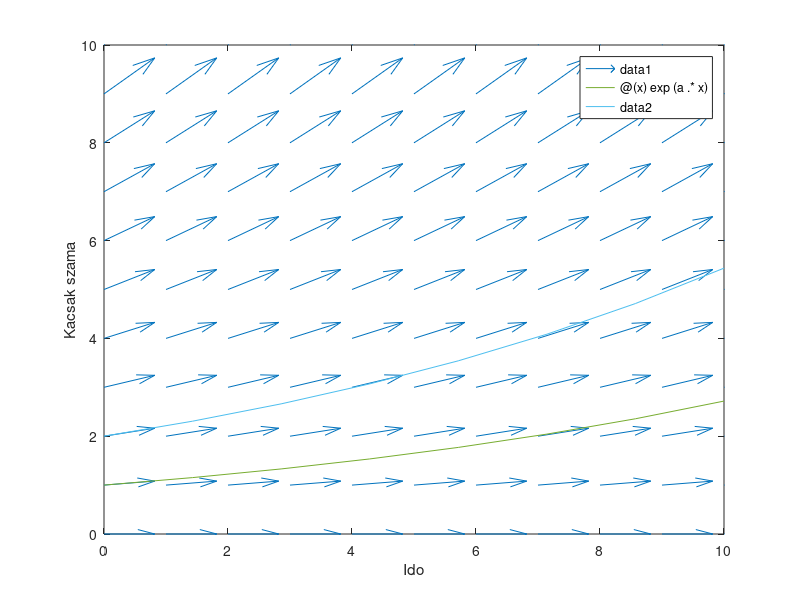

This chart was generated by the following MATLAB code:
a=0.1;
f=@(x)a.*x;
x=0:10;
t=0:10;

[X,T]=meshgrid(x,t);
quiver(T,X,ones(size(X)),f(X));

hold on;

fplot(@(x)exp(a.*x),[0,10]);
fplot(@(x)2*exp(a.*x),[0,10]);
xlabel('Ido')
ylabel('Kacsak szama');
axis([0,10,0,10]);